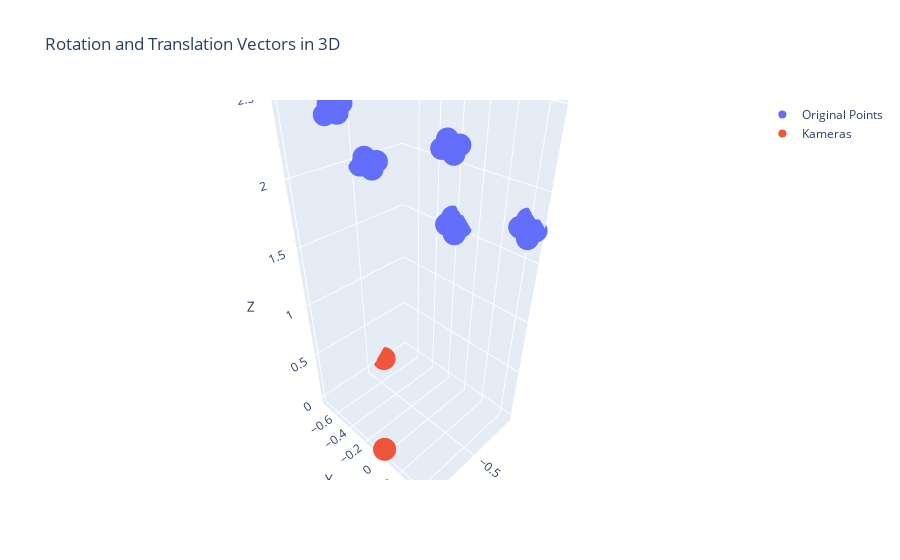

Notebook code for this chart:
### Code cell
# pip install plotly

import plotly.graph_objs as go


# Create a 3D scatter plot
fig = go.Figure(data=[go.Scatter3d(x=coords['x'], y=coords['y'], z=coords['z'], mode='markers', name='Original Points'),
                      go.Scatter3d(x=pictures['x'], y=pictures['y'], z=pictures['z'],
                                   mode='markers', name='Kameras')])

# Add labels to the plot
fig.update_layout(scene=dict(xaxis_title='X', yaxis_title='Y', zaxis_title='Z'),
                  title='Rotation and Translation Vectors in 3D')

fig.show()

### Figure 1 — Plotly figure (JSON) as saved in the notebook; plotly's stock layout.template omitted (floating-point values rounded to 4 significant figures)
{"data": [{"mode": "markers", "name": "Original Points", "type": "scatter3d", "x": [-0.8548, -0.8519, -0.9046, -0.908, -0.9361, -0.9397, -0.9339, -0.9313, -0.2318, -0.2316, -0.3197, -0.3209, -0.9537, -0.9538, -0.9399, -0.9402, -0.5253, -0.5919, -0.5956, -0.5288], "y": [-0.2683, -0.2187, -0.1569, -0.2067, -0.2115, -0.1356, -0.186, -0.2622, -0.6626, -0.612, -0.6057, -0.6573, 0.3392, 0.3896, 0.4655, 0.4148, -0.6792, -0.6298, -0.6851, -0.7346], "z": [2.112, 2.185, 2.148, 2.075, 1.605, 1.555, 1.479, 1.529, 2.368, 2.438, 2.43, 2.362, 1.718, 1.794, 1.746, 1.67, 2.033, 1.999, 1.93, 1.963]}, {"mode": "markers", "name": "Kameras", "type": "scatter3d", "x": [0, -0.6644], "y": [0, -0.7471], "z": [0, 0.019]}], "layout": {"scene": {"xaxis": {"title": {"text": "X"}}, "yaxis": {"title": {"text": "Y"}}, "zaxis": {"title": {"text": "Z"}}}, "title": {"text": "Rotation and Translation Vectors in 3D"}}}
